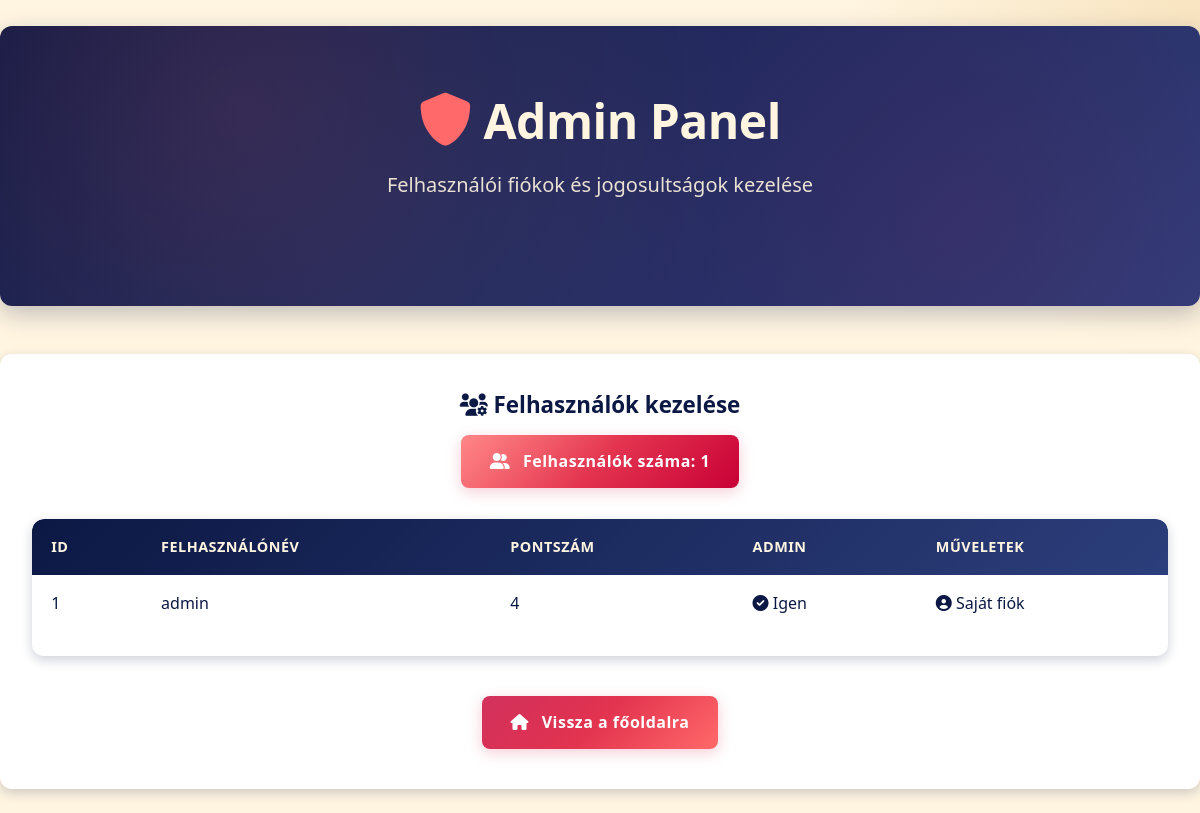
Page /admin (signed in) on the earlier database version.
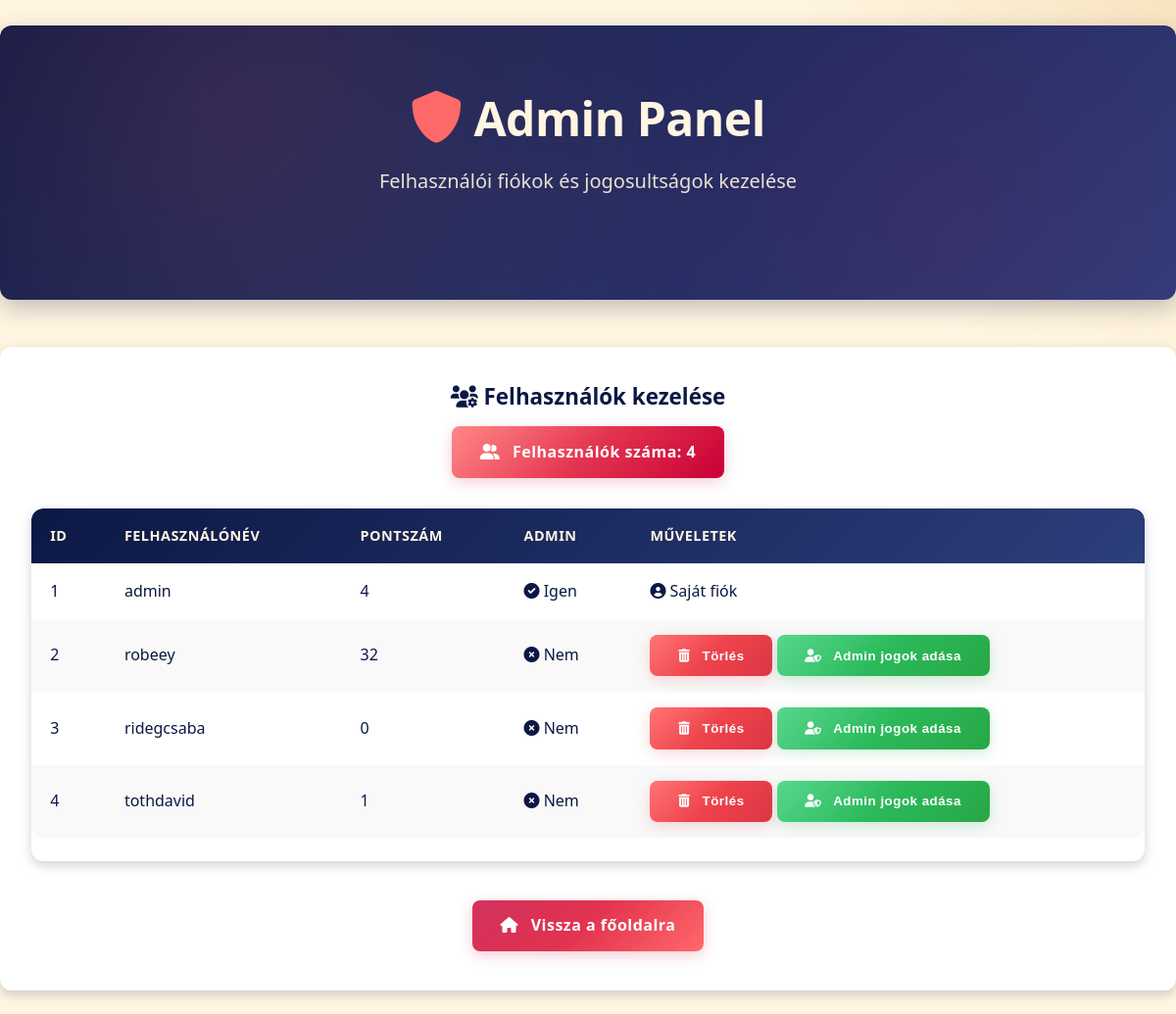
Same page on the later database version.
### app.py (models this page shows)
class User(db.Model):
    id = db.Column(db.Integer, primary_key=True)
    username = db.Column(db.String(80), unique=True, nullable=False)
    password = db.Column(db.String(120), nullable=False)
    score = db.Column(db.Integer, default=0)
    is_admin = db.Column(db.Boolean, default=False)

### app.py (the view)
@app.route('/admin')
def admin_panel():
    if not is_admin_user():
        return redirect(url_for('index'))
    users = User.query.all()
    return render_template('admin.html', users=users, logged_in_user=session.get('username'))

### app.py (called while the page is built)
def is_admin_user():
    if 'username' not in session:
        return False
    user = User.query.filter_by(username=session['username']).first()
    return user and user.is_admin

### templates/admin.html (shortened to what this page needs)
<!DOCTYPE html>
<html>
<head>
    <link rel="stylesheet" href="{{ url_for('static', filename='style.css') }}">
    <link rel="stylesheet" href="https://cdnjs.cloudflare.com/ajax/libs/font-awesome/6.0.0/css/all.min.css">
</head>
<body>
    {% block content %}
    <br>
    <div class="hero-section">
        <h1 class="hero-title">
            <i class="fas fa-shield-alt"></i> Admin Panel
        </h1>
        <p class="hero-description">
            Felhasználói fiókok és jogosultságok kezelése
        </p>
    </div>
    <div class="card">
        <h2 class="card-title">
            <i class="fas fa-users-cog"></i> Felhasználók kezelése
        </h2>
        <div class="mb-3 text-center">
            <span class="btn btn-action">
                <i class="fas fa-user-friends"></i> Felhasználók száma: {{ users|length }}
            </span>
        </div>
        <div class="table-container">
            <table>
                <thead>
                    <tr>
                        <th>ID</th>
                        <th>Felhasználónév</th>
                        <th>Pontszám</th>
                        <th>Admin</th>
                        <th>Műveletek</th>
                    </tr>
                </thead>
                <tbody>
                    {% for user in users %}
                    <tr>
                        <td>{{ user.id }}</td>
                        <td>{{ user.username }}</td>
                        <td>{{ user.score }}</td>
                        <td>
                            {% if user.is_admin %}
                                <span class="badge badge-admin">
                                    <i class="fas fa-check-circle"></i> Igen
                                </span>
                            {% else %}
                                <span class="badge badge-normal">
                                    <i class="fas fa-times-circle"></i> Nem
                                </span>
                            {% endif %}
                        </td>
                        <td class="action-cell">
                            {% if user.username != logged_in_user %}
                                <div class="admin-actions">
                                    <form method="POST" action="{{ url_for('delete_user', user_id=user.id) }}" style="display: inline;">
                                        <button type="submit" class="btn btn-sm btn-danger" onclick="return confirm('Biztosan törölni szeretnéd ezt a felhasználót?')">
                                            <i class="fas fa-trash-alt"></i> Törlés
                                        </button>
                                    </form>
                                    {% if not user.is_admin %}
                                    <form method="POST" action="{{ url_for('make_admin', user_id=user.id) }}" style="display: inline;">
                                        <button type="submit" class="btn btn-sm btn-success">
                                            <i class="fas fa-user-shield"></i> Admin jogok adása
                                        </button>
                                    </form>
                                    {% else %}
                                    <form method="POST" action="{{ url_for('remove_admin', user_id=user.id) }}" style="display: inline;">
                                        <button type="submit" class="btn btn-sm btn-warning">
                                            <i class="fas fa-user-slash"></i> Admin jogok elvétele
                                        </button>
                                    </form>
                                    {% endif %}
                                </div>
                            {% else %}
                                <span class="current-user-badge">
                                    <i class="fas fa-user-circle"></i> Saját fiók
                                </span>
                            {% endif %}
                        </td>
                    </tr>
                    {% endfor %}
                </tbody>
            </table>
        </div>
        <div class="text-center mt-4">
            <a href="{{ url_for('index') }}" class="btn">
                <i class="fas fa-home"></i> Vissza a főoldalra
            </a>
        </div>
    </div>
    {% endblock %}
</body>
</html>

### static/style.css (style rules this page uses)
:root { --cream: #FFF5E1; --coral: #FF6969; --burgundy: #C80036; --navy: #0C1844; --gradient-primary: linear-gradient(135deg, var(--burgundy) 0%, var(--coral) 100%); --gradient-secondary: linear-gradient(135deg, var(--navy) 0%, #2C3E7B 100%); --cream-gradient: linear-gradient(135deg, var(--cream) 0%, #F8E4C0 100%); --shadow-sm: 0 2px 8px rgba(12, 24, 68, 0.15); --shadow-md: 0 4px 12px rgba(12, 24, 68, 0.2); --shadow-lg: 0 8px 24px rgba(12, 24, 68, 0.25); }
* { margin: 0; padding: 0; box-sizing: border-box; }
body { font-family: 'Poppins', 'Segoe UI', Tahoma, Geneva, Verdana, sans-serif; background-color: var(--cream); background-image: radial-gradient(circle at top right, #F8E4C0 0%, var(--cream) 25%); background-attachment: fixed; color: var(--navy); line-height: 1.6; }
a { color: var(--burgundy); text-decoration: none; transition: all 0.3s ease; font-weight: 500; position: relative; }
h1, h2, h3, h4, h5, h6 { font-weight: 700; line-height: 1.3; margin-bottom: 0.8em; }
.hero-section { text-align: center; padding: 4rem 1rem; background: var(--gradient-secondary); color: var(--cream); border-radius: 12px; margin-bottom: 3rem; box-shadow: var(--shadow-lg); position: relative; overflow: hidden; }
.hero-section:before { content: ''; position: absolute; top: 0; right: 0; bottom: 0; left: 0; background-image: radial-gradient(circle at 20% 30%, rgba(255, 105, 105, 0.15) 0%, transparent 50%), radial-gradient(circle at 80% 70%, rgba(200, 0, 54, 0.1) 0%, transparent 50%); pointer-events: none; }
.hero-title { font-size: 3rem; font-weight: 800; margin-bottom: 1rem; letter-spacing: -0.5px; position: relative; }
.hero-title i { color: var(--coral); font-size: 1.1em; animation: pulse 2s infinite; }
.hero-description { font-size: 1.25rem; margin-bottom: 2.5rem; max-width: 800px; margin-left: auto; margin-right: auto; line-height: 1.7; opacity: 0.9; }
.card { background-color: white; border-radius: 12px; overflow: hidden; box-shadow: var(--shadow-md); padding: 2rem; margin-bottom: 1.5rem; transition: all 0.4s ease; position: relative; z-index: 1; border-top: 4px solid transparent; }
.card:before { content: ''; position: absolute; top: 0; left: 0; right: 0; height: 4px; background: var(--gradient-primary); transform: scaleX(0); transform-origin: left; transition: transform 0.4s ease; }
.card-title { font-size: 1.4rem; font-weight: 700; margin-bottom: 1rem; color: var(--navy); text-align: center; }
.btn { display: inline-block; padding: 0.85rem 1.8rem; background: var(--gradient-primary); color: white; border: none; border-radius: 8px; cursor: pointer; font-weight: 600; text-align: center; transition: all 0.3s ease; position: relative; overflow: hidden; box-shadow: 0 4px 15px rgba(200, 0, 54, 0.2); letter-spacing: 0.5px; }
.btn:before { content: ''; position: absolute; top: 0; left: 0; width: 100%; height: 100%; background: linear-gradient(135deg, rgba(255,255,255,0.2) 0%, rgba(255,255,255,0) 50%); transition: all 0.3s ease; }
.btn i { margin-right: 0.5rem; }
.btn-action { background: linear-gradient(135deg, var(--coral) 0%, var(--burgundy) 100%); }
.table-container { overflow-x: auto; border-radius: 12px; box-shadow: var(--shadow-md); }
table { width: 100%; border-collapse: separate; border-spacing: 0; margin-bottom: 1.5rem; background-color: white; border-radius: 12px; overflow: hidden; }
th, td { padding: 1rem 1.2rem; text-align: left; }
thead { background: var(--gradient-secondary); color: var(--cream); }
thead th { font-weight: 600; letter-spacing: 0.5px; text-transform: uppercase; font-size: 0.9rem; }
tbody tr:nth-child(even) { background-color: #f9f9f9; }
tbody tr { transition: all 0.3s ease; }
.text-center { text-align: center; }
.mt-4 { margin-top: 2.5rem; }
.mb-3 { margin-bottom: 1.5rem; }
.btn-danger { background: linear-gradient(135deg, #ff5252 0%, #dc3545 100%); box-shadow: 0 4px 15px rgba(220, 53, 69, 0.2); }
.btn-success { background: linear-gradient(135deg, #2ecc71 0%, #28a745 100%); box-shadow: 0 4px 15px rgba(40, 167, 69, 0.2); }

Differences in the rows shown:
added User: id "2", username "robeey", score "32", is_admin False (drawn)
added User: id "3", username "ridegcsaba", score "0", is_admin False (drawn)
added User: id "4", username "tothdavid", score "1", is_admin False (drawn)
Other differences:
{{ users|length }}: "1" → "4"
